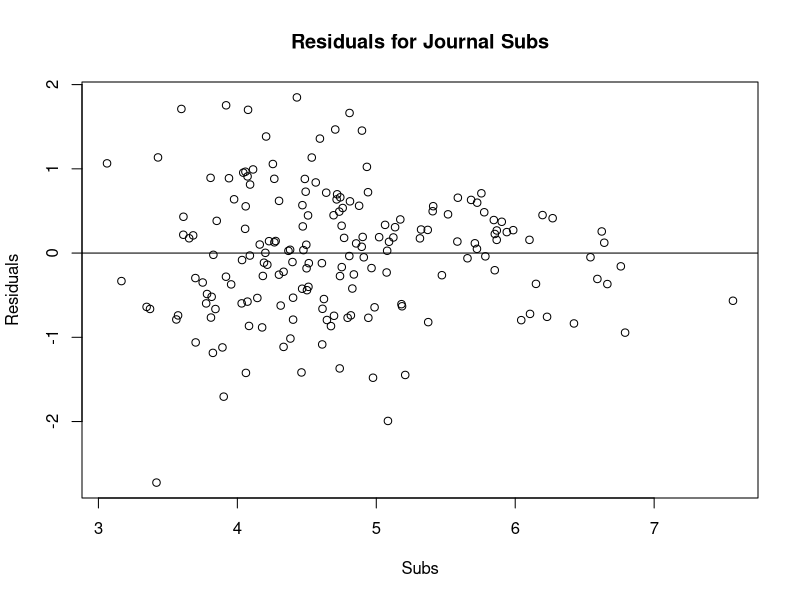

This figure's R source:
# install.packages("AER")
library("AER")
## attach the data-set Journals to the current R-session
data("Journals", package = "AER")
## ?Journals # Check the help file
##
## Select variables "subs" and "price"
journals <- Journals[, c("subs", "price")]
## Define variable 'journal-price per citation'
journals$citeprice <- Journals$price/Journals$citations
## Define variable 'journal-age'
journals$age <- 2020 - Journals$foundingyear
## Check variable names in 'journals'
names(journals)

lm_result_single <- lm(log(journals$subs) ~ log(journals$citeprice))
resid_1 <- resid(lm_result_single)
plot_resid <- plot(y = resid_1, x = fitted(lm_result_single),
     ylab="Residuals",
     xlab="Subs",
     main="Residuals for Journal Subs")
abline(0, 0)

library("sandwich") # HC robust variance estimation
## Robust estimation of the variance of \hat\beta:
Var_hat_beta_HC3 <- sandwich::vcovHC(lm_result_single, type="HC3")
## Robust standard error of \hat\beta_2
sqrt(diag(Var_hat_beta_HC3)[2])
## log(citeprice)
## 0.03447364
## Comparison with the classic standard error estimation
sqrt(diag(vcov(lm_result_single))[2])
